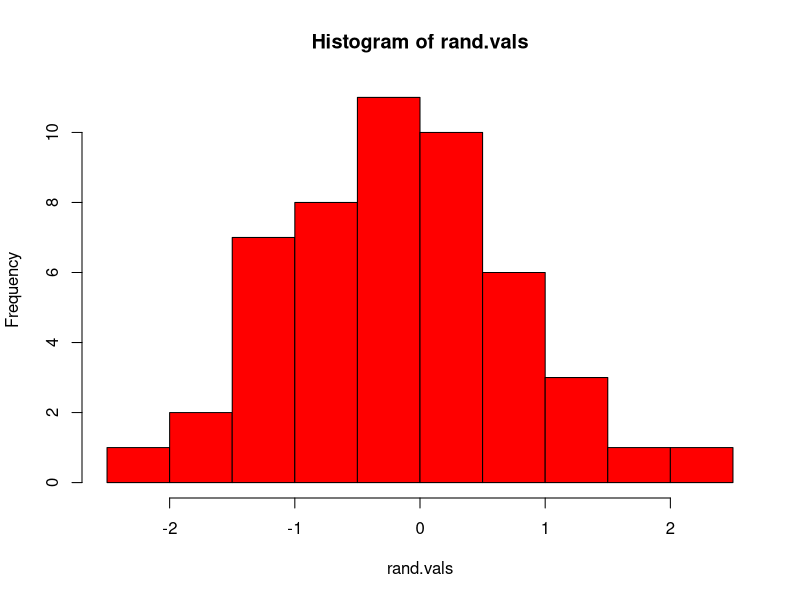

Here is the R script that generated this plot: (Note: this script raises an error after producing the figure.)
## ---- chunk 1

rand.vals = rnorm(50)

## ---- chunk 2

hist(rand.vals, col="red")

## ---- chunk 3

hist(rand.vals.2, col="red")

## ---- chunk 4

rand.vals.3 = rnorm(50)

plot(rand.vals.3~rand.vals, xlab="First dataset", ylab = "Third dataset", pch=21, bg="orange",cex=2,xlim=c(-5,5),ylim=c(-5,5))
## ---- chunk 5

plot(rand.vals.3~rand.vals, xlab="First dataset", ylab = "Third dataset", pch=21, bg="orange",cex=2,xlim=c(-5,5),ylim=c(-5,5))

